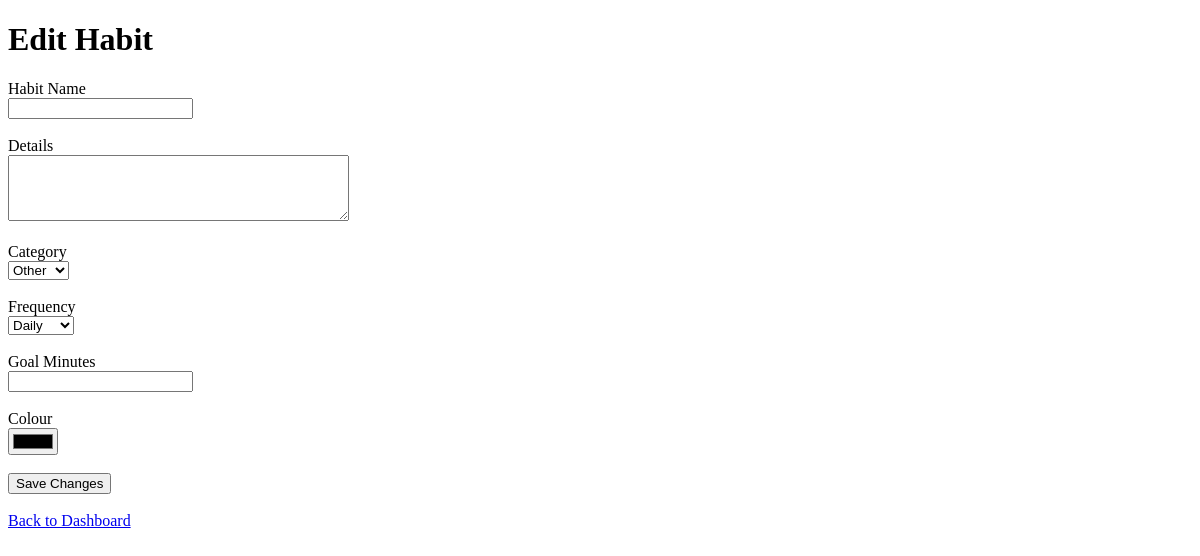
The page /edit/6 (signed in) on the database as committed earlier.
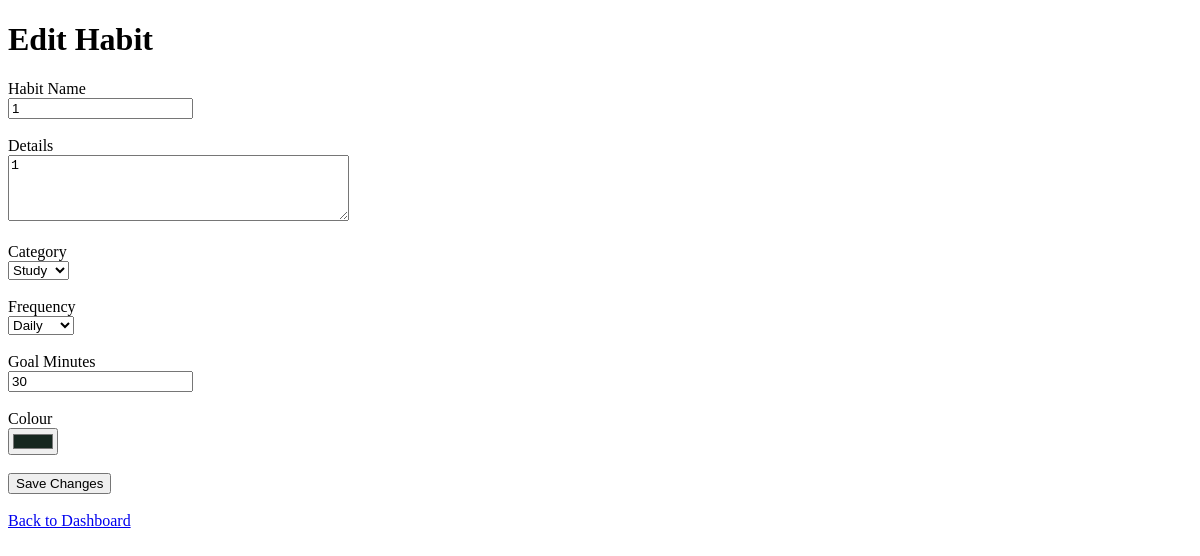
The same page on the database as committed later.
### tables this page shows
CREATE TABLE habits (
            id INTEGER PRIMARY KEY AUTOINCREMENT,
            user_email TEXT NOT NULL,
            habit_name TEXT NOT NULL,
            details TEXT
        , category TEXT DEFAULT 'Other', frequency TEXT DEFAULT 'Daily', goal_minutes INTEGER DEFAULT 30, color TEXT DEFAULT '#2f7a57');

### app.py (the view, shortened to what this page needs)
@app.route("/edit/<int:habit_id>", methods=["GET", "POST"])
def edit_habit(habit_id):
    if "user_email" not in session:
        return redirect(url_for("login"))
    conn = sqlite3.connect("life_tracker.db")
    habit = conn.execute(
        """
        SELECT *
        FROM habits
        WHERE id = ? AND user_email = ?
        """,
        (habit_id,session["user_email"])
    ).fetchone()
    conn.close()
    return render_template("edit_habit.html", habit=habit)

### templates/edit_habit.html (shortened to what this page needs)
{% extends "layout.html" %}
{% block body %}
<h1>Edit Habit</h1>
<form method="POST">
    <label>Habit Name</label><br>
    <input
        type="text"
        name="habit_name"
        value="{{ habit[2] }}"
        required
    >
    <br><br>
    <label>Details</label><br>
    <textarea
        name="details"
        rows="4"
        cols="40"
    >{{ habit[3] }}</textarea>
    <br><br>
<label>Category</label><br>
<select name="category">
    <option value="Other" {% if habit[4] == "Other" %}selected{% endif %}>Other</option>
    <option value="Study" {% if habit[4] == "Study" %}selected{% endif %}>Study</option>
</select>
<br><br>
<label>Frequency</label><br>
<select name="frequency">
    <option value="Daily" {% if habit[5] == "Daily" %}selected{% endif %}>Daily</option>
</select>
<br><br>
<label>Goal Minutes</label><br>
<input
    type="number"
    name="goal_minutes"
    value="{{ habit[6] }}"
    min="1"
>
<br><br>
<label>Colour</label><br>
<input
    type="color"
    name="color"
    value="{{ habit[7] }}"
>
<br><br>
    <button type="submit">Save Changes</button>
</form>
<br>
<a href="{{ url_for('dashboard') }}">
    Back to Dashboard
</a>
{% endblock %}

### templates/layout.html (shortened to what this page needs)
<!doctype html>
<html>
<head>
</head>
<body>
  {% block body %}{% endblock %}
</body>
</html>

Rows that differ between the two databases and show on the page:
added habits: habit_name "1", details "1", category "Study", frequency "Daily", goal_minutes "30", color "#16271f"
Other text that changed with them:
form field category: "Other" → (not shown)
form field frequency: "Daily" → (not shown)
form field color: "#000000" → (not shown)
